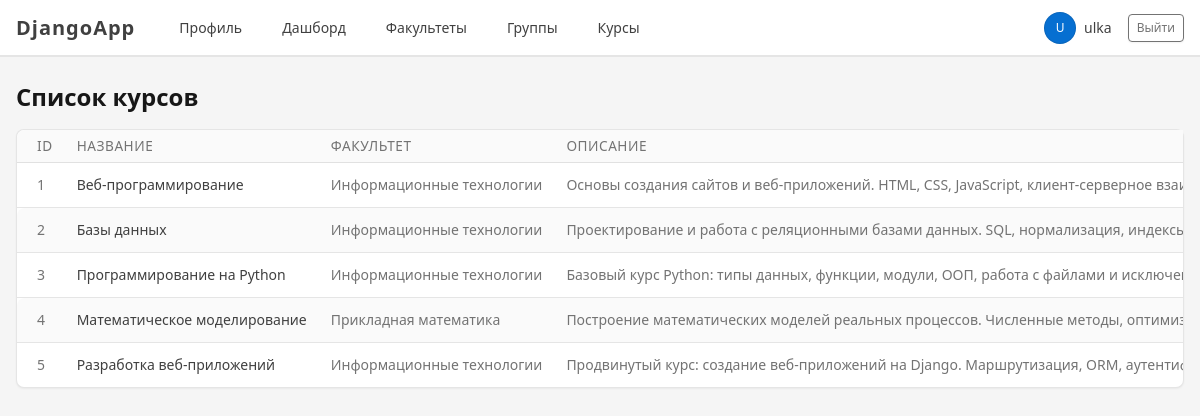
The page /courses/ (signed in) on the database its author committed.
### accounts/models.py (models this page shows, shortened)
class Course(models.Model):
    title = models.CharField(max_length=200)
    description = models.TextField(blank=True)
    department = models.ForeignKey(
        Department,
        on_delete=models.CASCADE,
        related_name='courses'
    )

class Department(models.Model):
    name = models.CharField(max_length=200)

### accounts/views.py (the view)
# urls.py: path('courses/', views.course_list, name='course_list'),
@login_required
def course_list(request):
    courses = Course.objects.select_related('department').all()
    return render(request, 'course_list.html', {
        'courses': courses,
        'is_methodist': is_methodist(request.user),
    })

### accounts/views.py (called while the page is built)
def is_methodist(user):
    return user.groups.filter(name='Методист').exists()

### templates/course_list.html (shortened to what this page needs)
{% extends 'base.html' %}
{% block content %}
<div class="d-flex justify-content-between align-items-center mb-3">
    <h1 class="mb-0">Список курсов</h1>
</div>
<div class="card">
    <div class="card-body p-0">
        <div class="my-table-scroll">
            <table class="table table-vcenter table-striped card-table mb-0">
                <thead>
                    <tr>
                        <th>ID</th>
                        <th>Название</th>
                        <th>Факультет</th>
                        <th>Описание</th>
                    </tr>
                </thead>
                <tbody>
                    {% for course in courses %}
                        <tr>
                            <td class="text-secondary">{{ course.id }}</td>
                            <td>{{ course.title }}</td>
                            <td class="text-secondary">{{ course.department.name }}</td>
                            <td class="text-secondary">{{ course.description|default:"Нет описания" }}</td>
                        </tr>
                    {% empty %}
                        <tr>
                            <td colspan="5" class="text-center text-secondary">
                                Курсов пока нет.
                            </td>
                        </tr>
                    {% endfor %}
                </tbody>
            </table>
        </div>
    </div>
</div>
{% endblock %}

### templates/base.html (shortened to what this page needs)
{% load static %}
<!DOCTYPE html>
<html lang="ru">
<head>
    <link rel="stylesheet" href="{% static 'vendor/tabler/css/tabler.min.css' %}">
    <link rel="stylesheet" href="{% static 'css/style.css' %}">
</head>
<body class="layout-fluid">
<div class="page">
    <header class="navbar navbar-expand-md navbar-light d-print-none bg-white border-bottom">
        <div class="container-xl">
            <a class="navbar-brand navbar-brand-autodark d-none-navbar-horizontal pe-0 pe-md-3"
               href="/profile/">
                <strong>DjangoApp</strong>
            </a>
            <div class="navbar-nav flex-row order-md-last">
                {% if user.is_authenticated %}
                    <div class="nav-item d-none d-md-flex me-3">
                        <span class="nav-link px-0">
                            <span class="avatar avatar-sm bg-primary text-white">
                                {{ user.username|slice:":1"|upper }}
                            </span>
                            <span class="ms-2">{{ user.username }}</span>
                        </span>
                    </div>
                    <div class="nav-item">
                        <form method="post" action="/accounts/logout/">
                            <button class="btn btn-outline-secondary btn-sm" type="submit">
                                Выйти
                            </button>
                        </form>
                    </div>
                {% endif %}
            </div>
            <div class="collapse navbar-collapse show" id="navbar-menu">
                <ul class="navbar-nav flex-row">
                    <li class="nav-item ms-3">
                        <a class="nav-link" href="/profile/">Профиль</a>
                    </li>
                    <li class="nav-item ms-3">
                        <a class="nav-link" href="/dashboard/">Дашборд</a>
                    </li>
                    <li class="nav-item ms-3">
                        <a class="nav-link" href="/departments/">Факультеты</a>
                    </li>
                    <li class="nav-item ms-3">
                        <a class="nav-link" href="/groups/">Группы</a>
                    </li>
                    <li class="nav-item ms-3">
                        <a class="nav-link" href="/courses/">Курсы</a>
                    </li>
                </ul>
            </div>
        </div>
    </header>
    <div class="page-wrapper">
        <div class="page-body">
            <div class="container-xl">
                {% block content %}{% endblock %}
            </div>
        </div>
    </div>
</div>
</body>
</html>

### static/css/style.css (style rules this page uses)
body { background-color: #f5f5f5; }
.navbar-brand { font-weight: bold; letter-spacing: 1px; }
.table thead th { text-transform: uppercase; font-size: 0.85rem; }
.my-table-scroll { overflow-x: auto !important; -webkit-overflow-scrolling: touch; width: 100%; }
.my-table-scroll table { white-space: nowrap; min-width: 700px; }

### rows shown on the page
Course: id "1", title "Веб-программирование", department.name "Информационные технологии", description "Основы создания сайтов и веб-приложений. HTML, CSS, JavaScript, клиент-серверное…"
Course: id "2", title "Базы данных", department.name "Информационные технологии", description "Проектирование и работа с реляционными базами данных. SQL, нормализация,…"
Course: id "3", title "Программирование на Python", department.name "Информационные технологии", description "Базовый курс Python: типы данных, функции, модули, ООП, работа с файлами и…"
Course: id "4", title "Математическое моделирование", department.name "Прикладная математика", description "Построение математических моделей реальных процессов. Численные методы,…"
Course: id "5", title "Разработка веб-приложений", department.name "Информационные технологии", description "Продвинутый курс: создание веб-приложений на Django. Маршрутизация, ORM,…"

### other values the page prints
{{ user.username|slice:":1"|upper }} "U"
{{ user.username }} "ulka"
